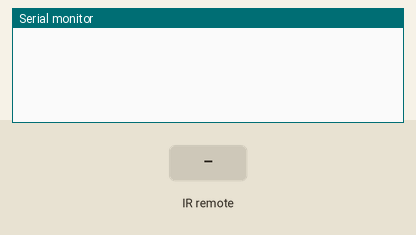
Simulated run of this sketch. Board: Arduino Uno, built with avr-gcc and run on an emulated ATmega328P. Shown: the last lines printed to the serial monitor. The inputs (shaded band) are chosen by the test bench.

Above: at 1.2 s.
1.3 s: infrared code 0xFFA25D received
At 2.4 s:
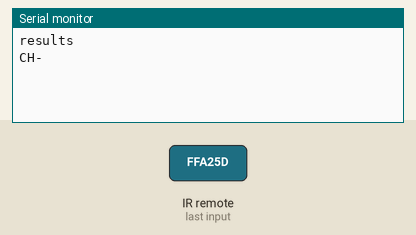
2.8 s: infrared code 0xFF22DD received
At 3.6 s:
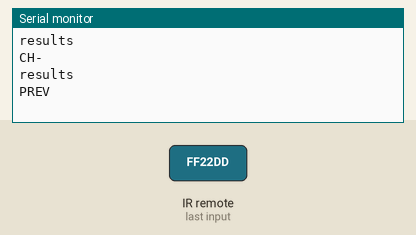
4.3 s: infrared code 0xFF02FD received
At 4.7 s:
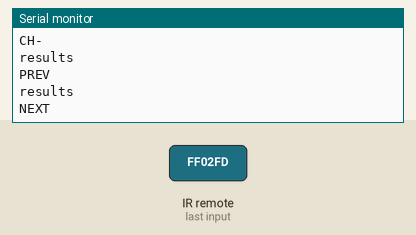
5.8 s: infrared code 0xFFC23D received
At 7.0 s:
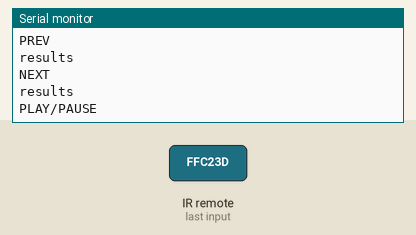
7.3 s: infrared code 0xFFE01F received
At 8.2 s:
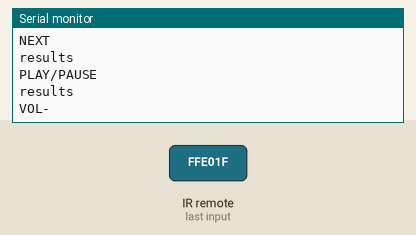
8.8 s: infrared code 0xFF906F received
At 9.3 s:
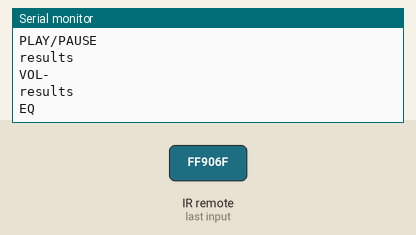

The sketch:

irread.ino
```cpp
#include <IRremote.h>

int RECV_PIN = 2;
IRrecv irrecv(RECV_PIN);
decode_results results;
#define CH1 0xFFA25D
#define CH 0xFF629D
#define CH2 0xFFE21D
#define PREV 0xFF22DD
#define NEXT 0xFF02FD
#define PLAYPAUSE 0xFFC23D
#define VOL1 0xFFE01F
#define VOL2 0xFFA857
#define EQ 0xFF906F
#define BUTON0 0xFF6897
#define BUTON100 0xFF9867
#define BUTON200 0xFFB04F
#define BUTON1 0xFF30CF
#define BUTON2 0xFF18E7
#define BUTON3 0xFF7A85
#define BUTON4 0xFF10EF
#define BUTON5 0xFF38C7
#define BUTON6 0xFF5AA5
#define BUTON7 0xFF42BD
#define BUTON8 0xFF4AB5
#define BUTON9 0xFF52AD

void setup() {
	Serial.begin(9600);
	irrecv.enableIRIn();
}

void loop() {

	if (irrecv.decode(&results)) {
Serial.println("results");
		if (results.value == CH1) {
			Serial.println("CH-");
		}

		if (results.value == CH) {
			Serial.println("CH");
		}

		if (results.value == CH2) {
			Serial.println("CH+");
		}

		if (results.value == PREV) {
			Serial.println("PREV");
		}

		if (results.value == NEXT) {
			Serial.println("NEXT");
		}

		if (results.value == PLAYPAUSE) {
			  Serial.println("PLAY/PAUSE");
		}

		if (results.value == VOL1) {
			Serial.println("VOL-");
		}

		if (results.value == VOL2) {
			Serial.println("VOL+");
		}

		if (results.value == EQ) {
			Serial.println("EQ");
		}

		if (results.value == BUTON0) {
			Serial.println("BUTON0");
		}

		if (results.value == BUTON100) {
			Serial.println("BUTON100+");
		}

		if (results.value == BUTON200) {
			Serial.println("BUTON200+");
		}

		if (results.value == BUTON1) {
			Serial.println("BUTON1");
		}

		if (results.value == BUTON2) {
			Serial.println("BUTON2");
		}

		if (results.value == BUTON3) {
			Serial.println("BUTON3");
		}

		if (results.value == BUTON4) {
			Serial.println("BUTON4");
		}

		if (results.value == BUTON5) {
			Serial.println("BUTON5");
		}

		if (results.value == BUTON6) {
			Serial.println("BUTON6");
		}

		if (results.value == BUTON7) {
			Serial.println("BUTON7");
		}

		if (results.value == BUTON8) {
			Serial.println("BUTON8");
		}
		if (results.value == BUTON9) {
			Serial.println("BUTON9");
		}

		irrecv.resume();
	}
}
```

Measured:
- after the input at 1.3 s, the serial monitor: prints a new line at once (image 1)
- after the input at 2.8 s, the serial monitor: prints a new line at once (image 2)
- after the input at 4.3 s, the serial monitor: prints a new line at once (image 3)
- after the input at 5.8 s, the serial monitor: prints a new line at once (image 4)
- after the input at 7.3 s, the serial monitor: prints a new line at once (image 5)
- after the input at 8.8 s, the serial monitor: prints a new line at once (image 6)
